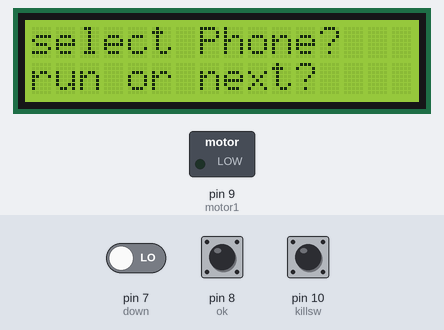
Bench run of a sketch on a simulated Arduino Uno, built with avr-gcc and run on an emulated ATmega328P. Parts: 16×2 character LCD, switched loads named in the sketch (green lamp = pin HIGH). Dashed ring = blinking. The inputs (shaded band) are chosen by the test bench; at power-on: pin 8 (ok) LOW, pin 10 (killsw) HIGH, pin 7 (down) LOW. What the sketch prints to the serial monitor is not drawn.

Above: at 4.2 s.
4.3 s: pin 8 (ok) pulled HIGH for 0.15 s
At 4.6 s:
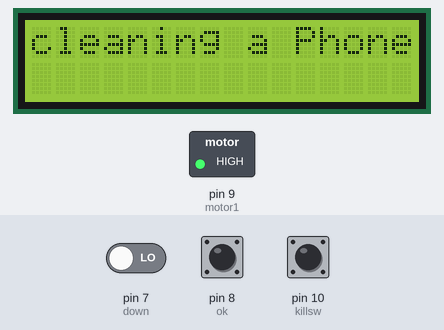
5.0 s: pin 10 (killsw) pulled LOW for 3.2 s
At 7.0 s:
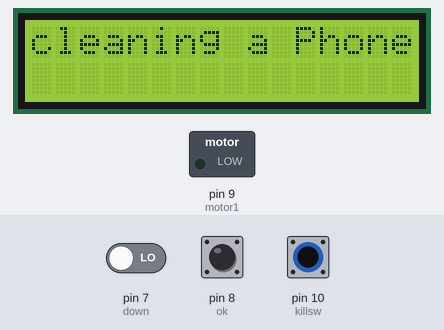
8.8 s: pin 7 (down) driven HIGH and pin 8 (ok) driven HIGH
At 9.8 s:
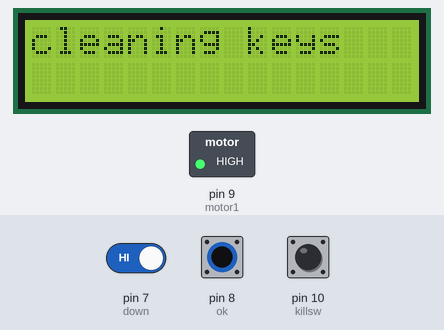
11.8 s: pin 7 (down) driven LOW
At 12.3 s:
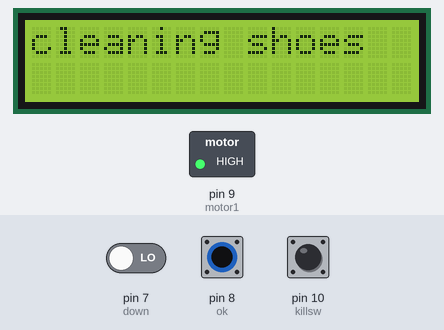
17.8 s: pin 7 (down) driven HIGH
20.8 s: pin 8 (ok) driven LOW
At 22.4 s:
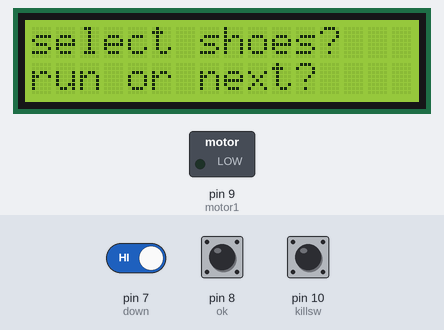
Timing chart, 0 to 23.9 s (numbered marks = the images above; inputs shaded):
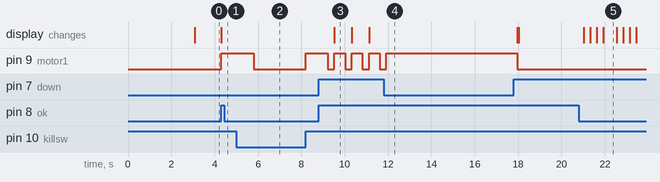

Measured:
- after the input at 4.3 s, pin 9 (motor1): LOW → HIGH at once; the display: changes at once (image 1)
- after the input at 5.0 s, pin 9 (motor1): HIGH → LOW after 0.81 s, → HIGH 2.4 s later
- after the input at 8.8 s, pin 9 (motor1): alternates HIGH for 0.50 s and LOW for 0.30 s, starting after 0.41 s; the display: changes after 0.71 s (image 3)
- after the input at 11.8 s, pin 9 (motor1): goes on until 11.9 s, then stays HIGH
- after the input at 20.8 s, pin 9 (motor1): stops changing and stays LOW; the display: first differs from a run without the input after 0.53 s (image 5 shows a later state)
- what the display in image 3 shows lasts 0.8 s, from 9.5 s to 10.3 s
- what the display in image 5 shows lasts 0.6 s, from 21.9 s to 22.5 s

The sketch:

SoleMateAPI.ino
```cpp
#include <LiquidCrystal.h>

const int rs = 12, en = 11, d4 = 5, d5 = 4, d6 = 3, d7 = 2;
LiquidCrystal lcd(rs, en, d4, d5, d6, d7);

//int input = A0;

//int counter= 30;
int kill = 13;
int killsw = 10;
int motor1 = 9;
//int motor2 = 10;

int ok = 8;
int down = 7;
int screenNumber=0;
int ind = 0;
int buttonstate = 0;
int buttonstate2 = 0;
int kstate =0;
int x=0;
int y=0;
double c=0;

void(* resetFunc) (void) = 0;
void setup() {
  Serial.begin(9600);

  pinMode(motor1, OUTPUT);
  pinMode(down,INPUT);
  pinMode(ok,INPUT);
  pinMode(killsw,INPUT);


  lcd.begin(16, 2); // number of options = # rows

 lcd.print("----SoleMate----");
   delay(3000);

  lcd.setCursor(0,0);
  lcd.print("select phone?   ");
  lcd.setCursor(0,1);
  lcd.print("press ok");

}


void loop() {
kstate = digitalRead(killsw);
 buttonstate = digitalRead(down);
buttonstate2 = digitalRead(ok);
 if (buttonstate == 1) {
    if (screenNumber < 4) {
      screenNumber = screenNumber + 1;
    }
    else {
      screenNumber = 0;
      }
    //delay a little to avoid bouncing
    delay(300);
    }

  if (screenNumber == 0 && ind == 0){
    lcd.setCursor(0,0);
    lcd.print("select Phone?  ");
    lcd.setCursor(0,1);
    lcd.print("run or next?");

  } else if (screenNumber == 1 && ind == 0){
    lcd.setCursor(0,0);
    lcd.print("select keys?   ");
    lcd.setCursor(0,1);
    lcd.print("run or next?");

  } else if (screenNumber == 2 && ind == 0){
    lcd.setCursor(0,0);
    lcd.print("select wallet?   ");
    lcd.setCursor(0,1);
    lcd.print("run or next?");

  } else if (screenNumber == 3 && ind == 0){
    lcd.setCursor(0,0);
    lcd.print("select shoes?   ");
    lcd.setCursor(0,1);
    lcd.print("run or next?");

  }
  if( buttonstate2==1){
    ind = 1;
    lcd.setCursor(0,1);
    lcd.print("                ");

        if(screenNumber == 0){
        lcd.setCursor(0,0);
        lcd.print("cleaning a Phone");
        //control();
        x=1;
        y=1;
      } else if(screenNumber ==1){
        lcd.setCursor(0,0);
        lcd.print("cleaning keys   ");
      } else if (screenNumber ==2 ){
        lcd.setCursor(0,0);
        lcd.print("cleaning wallet");
      } else if (screenNumber == 3){
        lcd.setCursor(0,0);
        lcd.print("cleaning shoes ");
      }
     }

     if(x==1){
      analogWrite(motor1,255);
      delay(500);
      c += 0.5;
      analogWrite(motor1,0);

      }
      if(y==1){
      x=kstate;
      }
      Serial.print(c);
      if(c==10){
        resetFunc();
      }

}

void control(){
  kstate = digitalRead(killsw);
          while(kstate==0){
           Serial.print(kstate);
           analogWrite(motor1, 255);
           if(kstate==0){
           delay(10000);
           } else{
           break;
           }
          }
          analogWrite(motor1,0);

  // phone 40 do    60 rpm
  // keys 60 do     60 rpm
  // wallet no temp 60 rpm
  // shoes 50 do    60 rpm

 }

/*
double tempCK() {

  int raw = analogRead(input);
  float voltage = raw * 5.0;
  voltage /= 1024.0;
  Serial.print(voltage);
  Serial.print("Volts \n");
  float tempC = (voltage - 0.5) * 100;
  Serial.print(tempC);
  Serial.print("Degrees Celcius \n");
  float temF = (tempC * 9.0 / 5.0) + 32.0;
  Serial.print(temF);
  Serial.print("Degrees Farenheit \n");

  return tempC

}


int motorPin = 9;


void setup()
{
  pinMode(motorPin, OUTPUT);
  Serial.begin(9600);
}


void loop()
{
  analogWrite(motorPin,123);
}
*/
```
